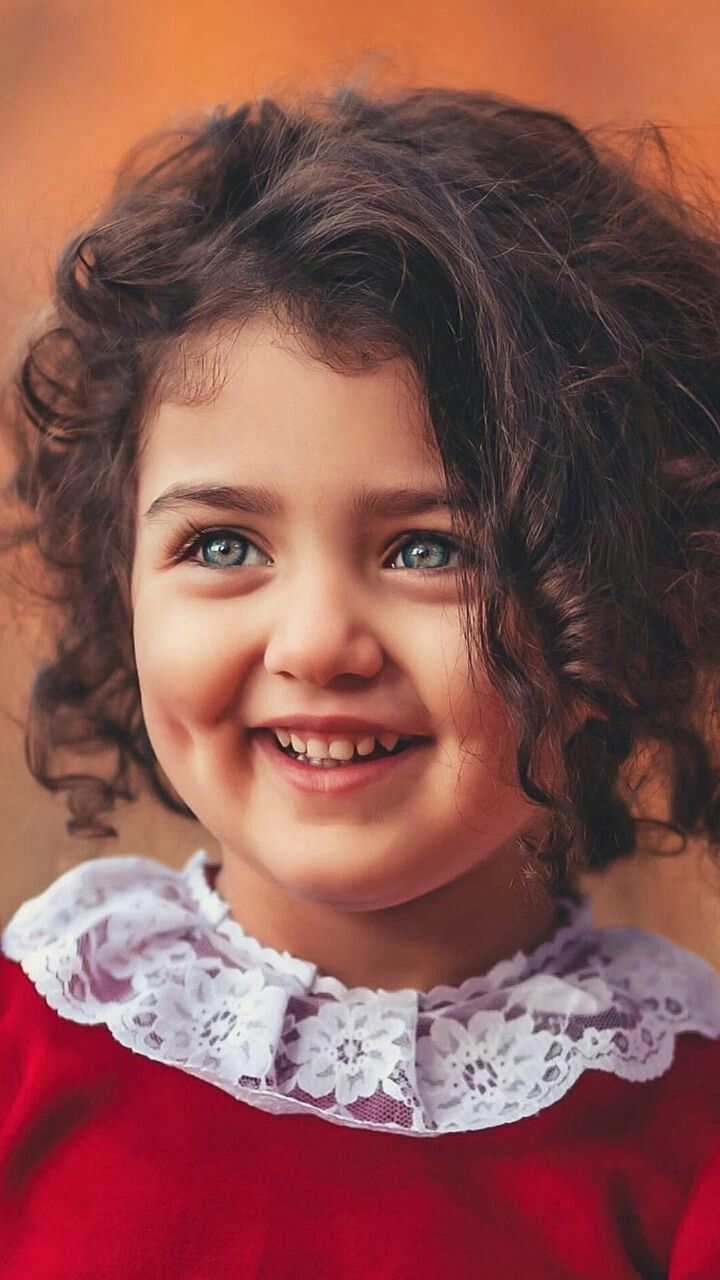
#> input picture Image_processing_Practical_labs/Exp3/pk.jpg, 720 x 1280 px
$ jupyter execute Affine_Transformation.ipynb
#> lines starting #> are read from the running program, lines starting #| are printed output that depends on the picture
[cell 1]
import cv2
import numpy as np
import matplotlib.pyplot as plt

# --- Read original image ---
I = cv2.imread('pk.jpg')
#> I is the input picture: shape (1280, 720, 3); mean B, G, R 80.2, 85.2, 137.7
I = cv2.cvtColor(I, cv2.COLOR_BGR2RGB)   # Convert BGR → RGB for display
plt.figure(figsize=(6,6))
plt.imshow(I)
plt.title('Original Image')
plt.axis('on')

h, w = I.shape[:2]
#> h = 1280; w = 720

# --- 1. Affine Transformation Example ---
pts1 = np.float32([[0,0], [w-1,0], [0,h-1]])
#> pts1 = [[0, 0], [719, 0], [0, 1279]]
pts2 = np.float32([[0,0], [w-1,0], [int(0.5*h), h-1]])  # Shear on Y
#> pts2 = [[0, 0], [719, 0], [640, 1279]]
M_affine = cv2.getAffineTransform(pts1, pts2)
#> M_affine = [[1, 0.5, 0], [0, 1, 0]]
J = cv2.warpAffine(I, M_affine, (w, h))
plt.figure(figsize=(6,6))
plt.imshow(J)
plt.title('Affine Transformed Image')
plt.axis('on')

# --- 2. Rotation (30 degrees) ---
angle = 30
M_rotate = cv2.getRotationMatrix2D((w/2, h/2), angle, 1)
Ia = cv2.warpAffine(I, M_rotate, (w, h))
plt.figure(figsize=(6,6))
plt.imshow(Ia)
plt.title('Rotation (30°)')
plt.axis('on')

# --- 3. Scaling (x1.2, y1.6) ---
scale_x, scale_y = 1.2, 1.6
M_scale = np.float32([[scale_x, 0, 0],
                      [0, scale_y, 0]])
Ib = cv2.warpAffine(I, M_scale, (int(w*scale_x), int(h*scale_y)))
plt.figure(figsize=(6,6))
plt.imshow(Ib)
plt.title('Scaling (1.2x, 1.6x)')
plt.axis('on')

# --- 4. Translation (0.25 * width, 0.25 * height) ---
tx, ty = 0.25 * w, 0.25 * h
M_trans = np.float32([[1, 0, tx],
                      [0, 1, ty]])
Ic = cv2.warpAffine(I, M_trans, (w + int(tx), h + int(ty)), borderValue=(128,128,128))
plt.figure(figsize=(6,6))
plt.imshow(Ic)
plt.title('Translation')
plt.axis('on')

# --- 5. Shearing ---
M_shear = np.float32([[1, 3, 0],
                      [2, 1, 0]])
Id = cv2.warpAffine(I, M_shear, (w*4, h*4))  # enlarge output size
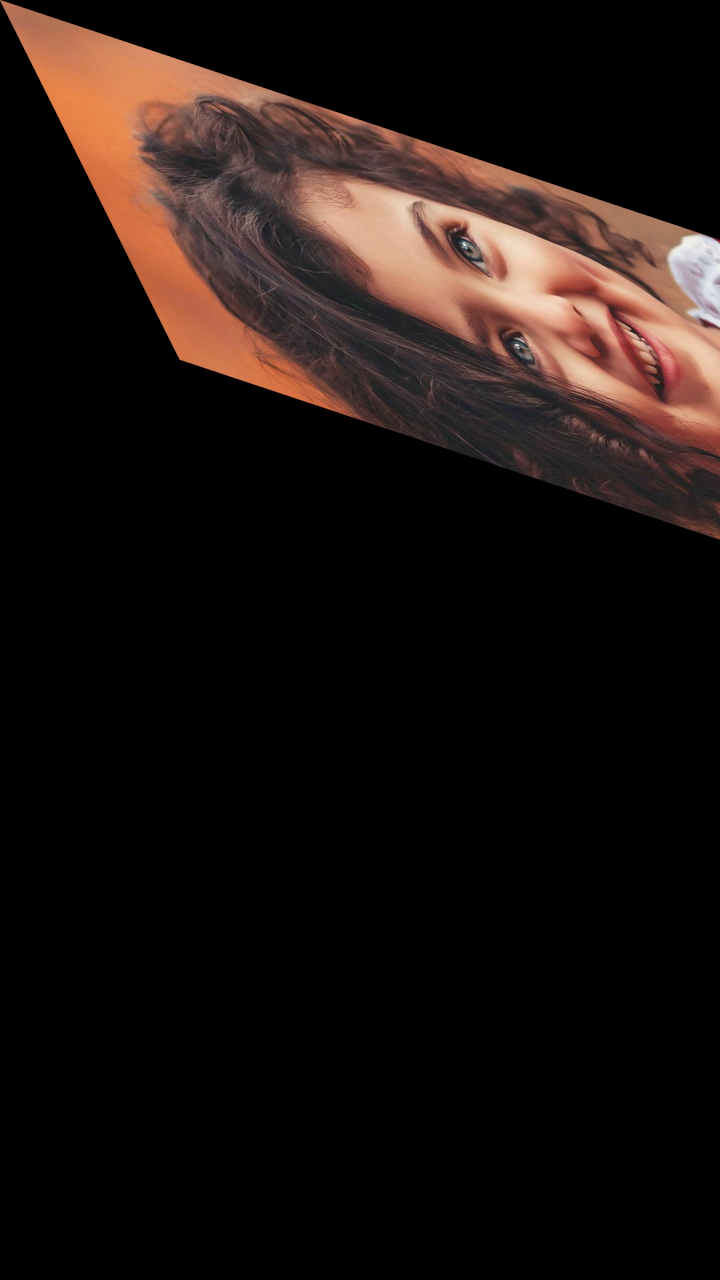
#> Id: shape (5120, 2880, 3) (shown at 1/4 size); mean R, G, B 27.5, 18.8, 15.9
plt.figure(figsize=(6,6))
plt.imshow(Id)
plt.title('Shearing')
plt.axis('on')

plt.show()

[cell 2]
import cv2
import numpy as np
import matplotlib.pyplot as plt

# --- Load the original image ---
I = cv2.imread('pk.jpg')
I = cv2.cvtColor(I, cv2.COLOR_BGR2RGB)  # Convert BGR → RGB for display
h, w = I.shape[:2]

plt.figure(figsize=(6,6))
plt.imshow(I)
plt.title('Original Image')
plt.axis('on')

# --- Scaling factors ---
Sx, Sy, Sz = 1.2, 1.6, 2.4

# ======================================================
# 1️⃣ Translation
# ======================================================
tx, ty = 0.25 * w, 0.25 * h
M_translate = np.float32([[1, 0, tx],
                          [0, 1, ty]])
translated = cv2.warpAffine(I, M_translate, (int(w + tx), int(h + ty)))
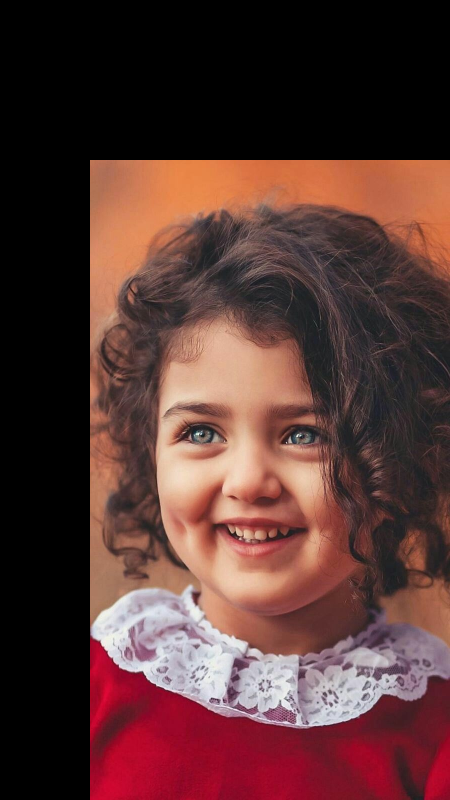
#> translated: shape (1600, 900, 3) (shown at 1/2 size); mean R, G, B 88.1, 54.5, 51.3

plt.figure(figsize=(10,5))
plt.subplot(1,2,1), plt.imshow(I), plt.title('Original')
plt.subplot(1,2,2), plt.imshow(translated), plt.title('Translated Image')
plt.suptitle('Translate Image')
plt.axis('off')

# ======================================================
# 2️⃣ Scaling
# ======================================================
M_scale = np.float32([[Sx, 0, 0],
                      [0, Sy, 0]])
scaled = cv2.warpAffine(I, M_scale, (int(w*Sx), int(h*Sy)))

plt.figure(figsize=(10,5))
plt.subplot(1,2,1), plt.imshow(I), plt.title('Original')
plt.subplot(1,2,2), plt.imshow(scaled), plt.title('Scaled Image')
plt.suptitle('Scaled Image')
plt.axis('off')

# ======================================================
# 3️⃣ Rotation (45 degrees)
# ======================================================
theta = 45
M_rotate = cv2.getRotationMatrix2D((w/2, h/2), theta, 1)
rotated = cv2.warpAffine(I, M_rotate, (w, h))
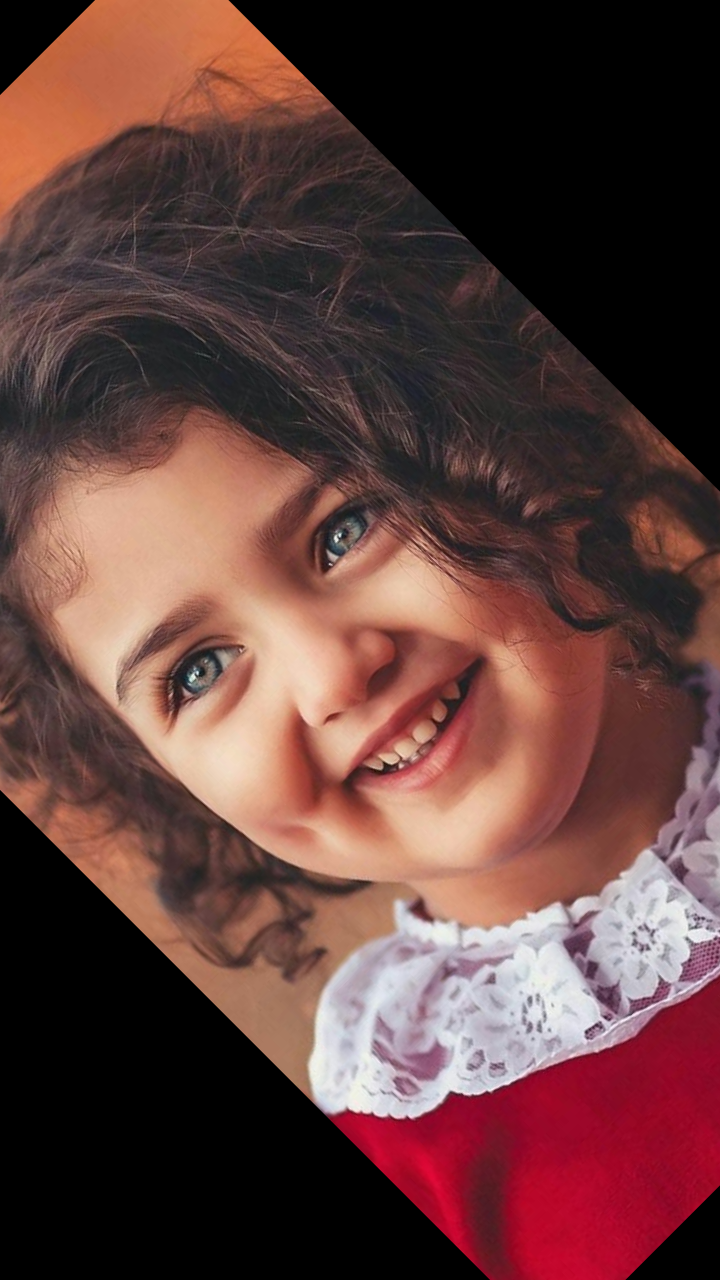
#> rotated: shape (1280, 720, 3); mean R, G, B 96.7, 63.1, 59.7

plt.figure(figsize=(10,5))
plt.subplot(1,2,1), plt.imshow(I), plt.title('Original')
plt.subplot(1,2,2), plt.imshow(rotated), plt.title('Rotated Image (45°)')
plt.suptitle('Rotate Image')
plt.axis('off')

# ======================================================
# 4️⃣ Shearing
# ======================================================
M_shear = np.float32([[1, 8, 0],
                      [8, 0, 0]])
# Increase canvas size to accommodate extreme shear
sheared = cv2.warpAffine(I, M_shear, (w*8, h*8))

plt.figure(figsize=(10,5))
plt.subplot(1,2,1), plt.imshow(I), plt.title('Original')
plt.subplot(1,2,2), plt.imshow(sheared), plt.title('Sheared Image')
plt.suptitle('Shear Image')
plt.axis('off')

plt.show()
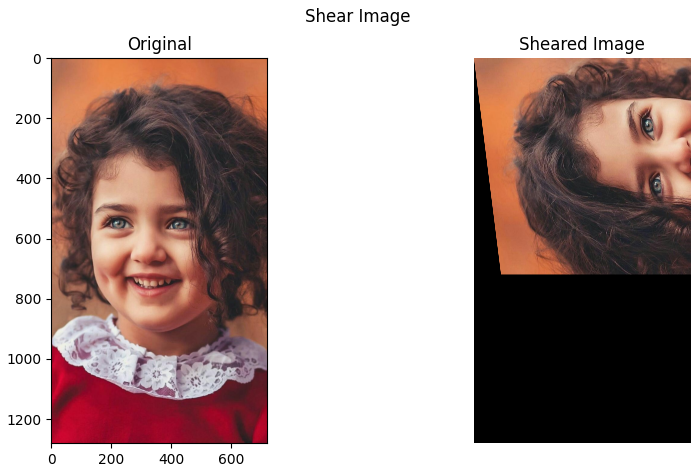
#> figure drawn by matplotlib, 2 panels

[cell 3]
import cv2
import numpy as np

origenal = cv2.imread('Images/feather.jpg', 0)
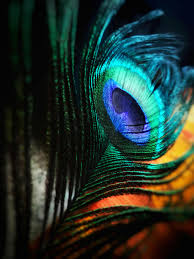
#> input picture Image_processing_Practical_labs/Exp3/Images/feather.jpg, 194 x 259 px
#> origenal: shape (259, 194); min 0, max 241, mean 43.9
cv2.imshow('original_image', origenal)
width, height = origenal.shape
print(width, height)
#| 259 194

#--------------------<Image Translation>--------------------#
Tx = 100
Ty = 0
Transformation_Matrix = np.float32([[1, 0, -Tx], [0, 1, Ty]])
transformed_image = cv2.warpAffine(origenal, Transformation_Matrix, origenal.shape[::-1])
cv2.imshow('Transformed_image', transformed_image)

#--------------------<Image Reflection>--------------------#
M_Horizontal = np.float32([[1,  0, 0], [0, -1, width], [0,  0, 1]])
M_Vertical = np.float32([[-1, 0, height], [0, 1, 0], [0, 0, 1]])

reflected_hor = cv2.warpPerspective(origenal, M_Horizontal, (int(height), int(width)))
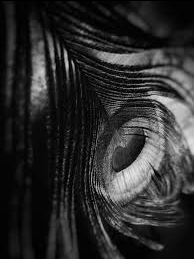
#> reflected_hor: shape (259, 194); min 0, max 241, mean 43.8
reflected_ver = cv2.warpPerspective(origenal, M_Vertical, (int(height), int(width)))
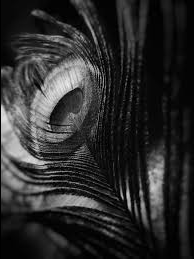
#> reflected_ver: shape (259, 194); min 0, max 241, mean 43.8
cv2.imshow('ReflectedImageHor', reflected_hor)
cv2.imshow('ReflectedImageVer', reflected_ver)

#--------------------<Image Rotation>--------------------#
# M_Rotation = np.float32([[1,  0, 0], [0, -1, width], [0,  0, 1]])
img_rotation = cv2.warpAffine(origenal, cv2.getRotationMatrix2D((height/2, width/2), 30, 0.6), (height, width))
cv2.imshow('imgRotation', img_rotation)

#--------------------<Image Shrink>--------------------#
img_shrinked = cv2.resize(origenal, (200, 100), interpolation = cv2.INTER_AREA)
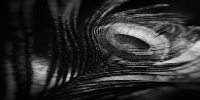
#> img_shrinked: shape (100, 200); min 0, max 234, mean 43.7
cv2.imshow('imgShrinked', img_shrinked)

#--------------------<Image Enlarged>--------------------#
img_enlarged = cv2.resize(origenal, None, fx=1.5, fy=1.5, interpolation=cv2.INTER_CUBIC)
cv2.imshow('imgEnlarged', img_enlarged)

#--------------------<Image croped>--------------------#
cropped_img = origenal[0:150, 50:194]
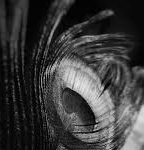
#> cropped_img: shape (150, 144); min 0, max 241, mean 58.5
cv2.imshow('imgCropped', cropped_img)

#--------------------<Image shearing>--------------------#
M_ShearingX = np.float32([[1, 0.5, 0], [0, 1, 0], [0, 0, 1]])
sheared_img = cv2.warpPerspective(origenal, M_ShearingX, (int(height*1.5), int(width*1.5)))
cv2.imshow('imgShearingX', sheared_img)

M_ShearingY = np.float32([[1, 0, 0], [0.5, 1, 0], [0, 0, 1]])
sheared_img = cv2.warpPerspective(origenal, M_ShearingY, (int(height*1.5), int(width*1.5)))
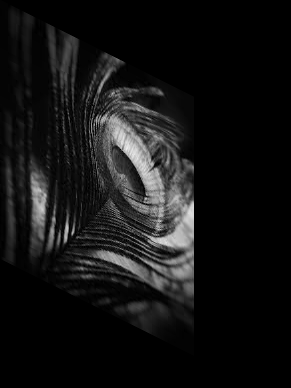
#> sheared_img: shape (388, 291); min 0, max 237, mean 19.6
cv2.imshow('imgShearingY', sheared_img)


#making the program wait for a key before treminating
cv2.waitKey(0)
cv2.destroyAllWindows()
